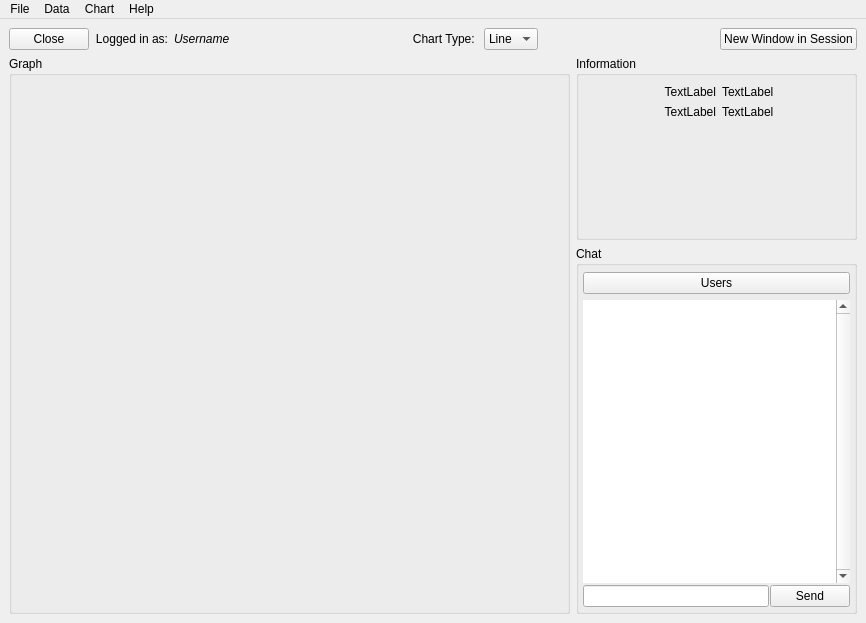
<?xml version="1.0" encoding="UTF-8"?>
<ui version="4.0">
 <class>DataViewWindow</class>
 <widget class="QMainWindow" name="DataViewWindow">
  <property name="geometry">
   <rect>
    <x>0</x>
    <y>0</y>
    <width>866</width>
    <height>623</height>
   </rect>
  </property>
  <property name="windowTitle">
   <string>Data View</string>
  </property>
  <widget class="QWidget" name="centralwidget">
   <layout class="QVBoxLayout" name="verticalLayout" stretch="0,10">
    <item>
     <layout class="QHBoxLayout" name="topLayout">
      <property name="sizeConstraint">
       <enum>QLayout::SetDefaultConstraint</enum>
      </property>
      <item>
       <widget class="QPushButton" name="closeButton">
        <property name="text">
         <string>Close</string>
        </property>
        <property name="checkable">
         <bool>false</bool>
        </property>
       </widget>
      </item>
      <item>
       <widget class="QLabel" name="label_5">
        <property name="text">
         <string>Logged in as:</string>
        </property>
        <property name="alignment">
         <set>Qt::AlignRight|Qt::AlignTrailing|Qt::AlignVCenter</set>
        </property>
       </widget>
      </item>
      <item>
       <widget class="QLabel" name="labelUsername">
        <property name="font">
         <font>
          <italic>true</italic>
         </font>
        </property>
        <property name="text">
         <string>Username</string>
        </property>
        <property name="alignment">
         <set>Qt::AlignLeading|Qt::AlignLeft|Qt::AlignVCenter</set>
        </property>
        <property name="margin">
         <number>5</number>
        </property>
       </widget>
      </item>
      <item>
       <spacer name="horizontalSpacer_2">
        <property name="orientation">
         <enum>Qt::Horizontal</enum>
        </property>
        <property name="sizeHint" stdset="0">
         <size>
          <width>40</width>
          <height>20</height>
         </size>
        </property>
       </spacer>
      </item>
      <item>
       <widget class="QLabel" name="label_6">
        <property name="layoutDirection">
         <enum>Qt::RightToLeft</enum>
        </property>
        <property name="text">
         <string>Chart Type: </string>
        </property>
        <property name="alignment">
         <set>Qt::AlignRight|Qt::AlignTrailing|Qt::AlignVCenter</set>
        </property>
       </widget>
      </item>
      <item>
       <widget class="QComboBox" name="chartTypeCombo">
        <property name="layoutDirection">
         <enum>Qt::LeftToRight</enum>
        </property>
        <item>
         <property name="text">
          <string>Line</string>
         </property>
        </item>
        <item>
         <property name="text">
          <string>Dot</string>
         </property>
        </item>
        <item>
         <property name="text">
          <string>Bar</string>
         </property>
        </item>
       </widget>
      </item>
      <item>
       <spacer name="horizontalSpacer">
        <property name="orientation">
         <enum>Qt::Horizontal</enum>
        </property>
        <property name="sizeHint" stdset="0">
         <size>
          <width>40</width>
          <height>20</height>
         </size>
        </property>
       </spacer>
      </item>
      <item>
       <widget class="QPushButton" name="duplicateButton">
        <property name="text">
         <string>New Window in Session</string>
        </property>
       </widget>
      </item>
     </layout>
    </item>
    <item>
     <layout class="QHBoxLayout" name="middleLayout" stretch="10,5">
      <item>
       <widget class="QGroupBox" name="graphGroupBox">
        <property name="title">
         <string>Graph</string>
        </property>
        <property name="flat">
         <bool>false</bool>
        </property>
        <layout class="QHBoxLayout" name="graphLayout">
         <property name="leftMargin">
          <number>4</number>
         </property>
         <property name="topMargin">
          <number>4</number>
         </property>
         <property name="rightMargin">
          <number>4</number>
         </property>
         <property name="bottomMargin">
          <number>4</number>
         </property>
        </layout>
       </widget>
      </item>
      <item>
       <layout class="QVBoxLayout" name="rightLayout" stretch="1,2">
        <item>
         <widget class="QGroupBox" name="informationGroupBox">
          <property name="title">
           <string>Information</string>
          </property>
          <property name="flat">
           <bool>false</bool>
          </property>
          <property name="checkable">
           <bool>false</bool>
          </property>
          <layout class="QFormLayout" name="formLayout">
           <property name="fieldGrowthPolicy">
            <enum>QFormLayout::ExpandingFieldsGrow</enum>
           </property>
           <property name="labelAlignment">
            <set>Qt::AlignCenter</set>
           </property>
           <property name="formAlignment">
            <set>Qt::AlignHCenter|Qt::AlignTop</set>
           </property>
           <item row="0" column="0">
            <widget class="QLabel" name="label_3">
             <property name="text">
              <string>TextLabel</string>
             </property>
             <property name="alignment">
              <set>Qt::AlignRight|Qt::AlignTrailing|Qt::AlignVCenter</set>
             </property>
            </widget>
           </item>
           <item row="0" column="1">
            <widget class="QLabel" name="label_4">
             <property name="text">
              <string>TextLabel</string>
             </property>
            </widget>
           </item>
           <item row="1" column="0">
            <widget class="QLabel" name="label">
             <property name="text">
              <string>TextLabel</string>
             </property>
             <property name="alignment">
              <set>Qt::AlignRight|Qt::AlignTrailing|Qt::AlignVCenter</set>
             </property>
            </widget>
           </item>
           <item row="1" column="1">
            <widget class="QLabel" name="label_2">
             <property name="text">
              <string>TextLabel</string>
             </property>
            </widget>
           </item>
          </layout>
         </widget>
        </item>
        <item>
         <widget class="QGroupBox" name="chatGroupBox">
          <property name="title">
           <string>Chat</string>
          </property>
          <property name="flat">
           <bool>false</bool>
          </property>
          <property name="checkable">
           <bool>false</bool>
          </property>
          <layout class="QVBoxLayout" name="chatLayout">
           <property name="spacing">
            <number>0</number>
           </property>
           <property name="leftMargin">
            <number>4</number>
           </property>
           <property name="topMargin">
            <number>6</number>
           </property>
           <property name="rightMargin">
            <number>4</number>
           </property>
           <property name="bottomMargin">
            <number>4</number>
           </property>
           <item>
            <widget class="QPushButton" name="usersButton">
             <property name="text">
              <string>Users</string>
             </property>
            </widget>
           </item>
           <item>
            <spacer name="verticalSpacer">
             <property name="orientation">
              <enum>Qt::Vertical</enum>
             </property>
             <property name="sizeType">
              <enum>QSizePolicy::Fixed</enum>
             </property>
             <property name="sizeHint" stdset="0">
              <size>
               <width>20</width>
               <height>6</height>
              </size>
             </property>
            </spacer>
           </item>
           <item>
            <widget class="QListView" name="chatListView">
             <property name="frameShape">
              <enum>QFrame::NoFrame</enum>
             </property>
             <property name="verticalScrollBarPolicy">
              <enum>Qt::ScrollBarAlwaysOn</enum>
             </property>
             <property name="editTriggers">
              <set>QAbstractItemView::NoEditTriggers</set>
             </property>
             <property name="showDropIndicator" stdset="0">
              <bool>false</bool>
             </property>
             <property name="dragDropMode">
              <enum>QAbstractItemView::DragOnly</enum>
             </property>
             <property name="alternatingRowColors">
              <bool>true</bool>
             </property>
             <property name="selectionMode">
              <enum>QAbstractItemView::NoSelection</enum>
             </property>
             <property name="selectionBehavior">
              <enum>QAbstractItemView::SelectRows</enum>
             </property>
             <property name="horizontalScrollMode">
              <enum>QAbstractItemView::ScrollPerPixel</enum>
             </property>
             <property name="movement">
              <enum>QListView::Snap</enum>
             </property>
            </widget>
           </item>
           <item>
            <layout class="QHBoxLayout" name="chatInputLayout" stretch="3,1">
             <property name="spacing">
              <number>1</number>
             </property>
             <property name="topMargin">
              <number>2</number>
             </property>
             <item>
              <widget class="QLineEdit" name="chatInput"/>
             </item>
             <item>
              <widget class="QPushButton" name="chatSendButton">
               <property name="text">
                <string>Send</string>
               </property>
              </widget>
             </item>
            </layout>
           </item>
          </layout>
         </widget>
        </item>
       </layout>
      </item>
     </layout>
    </item>
   </layout>
  </widget>
  <widget class="QMenuBar" name="menubar">
   <property name="geometry">
    <rect>
     <x>0</x>
     <y>0</y>
     <width>866</width>
     <height>24</height>
    </rect>
   </property>
   <widget class="QMenu" name="menuData">
    <property name="title">
     <string>Data</string>
    </property>
    <addaction name="actionUpload"/>
    <addaction name="actionUrl"/>
    <addaction name="separator"/>
    <addaction name="actionMerge"/>
   </widget>
   <widget class="QMenu" name="menuChart">
    <property name="title">
     <string>Chart</string>
    </property>
    <addaction name="actionReset_View"/>
    <addaction name="separator"/>
    <addaction name="actionTerminal"/>
    <addaction name="actionChart_Settings"/>
   </widget>
   <widget class="QMenu" name="menuFile">
    <property name="title">
     <string>File</string>
    </property>
    <addaction name="actionExport"/>
    <addaction name="separator"/>
    <addaction name="actionQuit"/>
   </widget>
   <widget class="QMenu" name="menuHelp">
    <property name="title">
     <string>Help</string>
    </property>
    <addaction name="actionManual"/>
    <addaction name="actionAbout"/>
   </widget>
   <addaction name="menuFile"/>
   <addaction name="menuData"/>
   <addaction name="menuChart"/>
   <addaction name="menuHelp"/>
  </widget>
  <action name="actionUpload_Data_Source">
   <property name="text">
    <string>Upload Data Source...</string>
   </property>
  </action>
  <action name="actionTerminal">
   <property name="text">
    <string>Terminal...</string>
   </property>
  </action>
  <action name="actionExport">
   <property name="text">
    <string>Export...</string>
   </property>
  </action>
  <action name="actionQuit">
   <property name="text">
    <string>Quit</string>
   </property>
  </action>
  <action name="actionChart_Settings">
   <property name="text">
    <string>Chart Settings...</string>
   </property>
  </action>
  <action name="actionUpload">
   <property name="text">
    <string>Upload file...</string>
   </property>
  </action>
  <action name="actionUrl">
   <property name="text">
    <string>Upload via URL...</string>
   </property>
  </action>
  <action name="actionReset_View">
   <property name="text">
    <string>Reset View</string>
   </property>
  </action>
  <action name="actionManual">
   <property name="text">
    <string>Manual...</string>
   </property>
  </action>
  <action name="actionAbout">
   <property name="text">
    <string>About...</string>
   </property>
  </action>
  <action name="actionMerge">
   <property name="text">
    <string>Append (merge) file...</string>
   </property>
  </action>
 </widget>
 <resources/>
 <connections/>
</ui>
